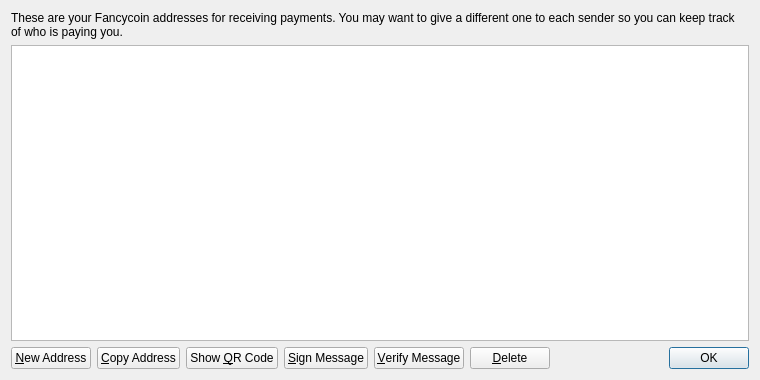
<?xml version="1.0" encoding="UTF-8"?>
<ui version="4.0">
 <class>AddressBookPage</class>
 <widget class="QWidget" name="AddressBookPage">
  <property name="geometry">
   <rect>
    <x>0</x>
    <y>0</y>
    <width>760</width>
    <height>380</height>
   </rect>
  </property>
  <property name="windowTitle">
   <string>Address Book</string>
  </property>
  <layout class="QVBoxLayout" name="verticalLayout">
   <item>
    <widget class="QLabel" name="labelExplanation">
     <property name="text">
      <string>These are your Fancycoin addresses for receiving payments. You may want to give a different one to each sender so you can keep track of who is paying you.</string>
     </property>
     <property name="textFormat">
      <enum>Qt::PlainText</enum>
     </property>
     <property name="wordWrap">
      <bool>true</bool>
     </property>
    </widget>
   </item>
   <item>
    <widget class="QTableView" name="tableView">
     <property name="contextMenuPolicy">
      <enum>Qt::CustomContextMenu</enum>
     </property>
     <property name="toolTip">
      <string>Double-click to edit address or label</string>
     </property>
     <property name="tabKeyNavigation">
      <bool>false</bool>
     </property>
     <property name="alternatingRowColors">
      <bool>true</bool>
     </property>
     <property name="selectionMode">
      <enum>QAbstractItemView::SingleSelection</enum>
     </property>
     <property name="selectionBehavior">
      <enum>QAbstractItemView::SelectRows</enum>
     </property>
     <property name="sortingEnabled">
      <bool>true</bool>
     </property>
     <attribute name="verticalHeaderVisible">
      <bool>false</bool>
     </attribute>
    </widget>
   </item>
   <item>
    <layout class="QHBoxLayout" name="horizontalLayout">
     <item>
      <widget class="QPushButton" name="newAddressButton">
       <property name="toolTip">
        <string>Create a new address</string>
       </property>
       <property name="text">
        <string>&amp;New Address</string>
       </property>
       <property name="icon">
        <iconset resource="../bitcoin.qrc">
         <normaloff>:/icons/add</normaloff>:/icons/add</iconset>
       </property>
      </widget>
     </item>
     <item>
      <widget class="QPushButton" name="copyToClipboard">
       <property name="toolTip">
        <string>Copy the currently selected address to the system clipboard</string>
       </property>
       <property name="text">
        <string>&amp;Copy Address</string>
       </property>
       <property name="icon">
        <iconset resource="../bitcoin.qrc">
         <normaloff>:/icons/editcopy</normaloff>:/icons/editcopy</iconset>
       </property>
      </widget>
     </item>
     <item>
      <widget class="QPushButton" name="showQRCode">
       <property name="text">
        <string>Show &amp;QR Code</string>
       </property>
       <property name="icon">
        <iconset resource="../bitcoin.qrc">
         <normaloff>:/icons/qrcode</normaloff>:/icons/qrcode</iconset>
       </property>
      </widget>
     </item>
     <item>
      <widget class="QPushButton" name="signMessage">
       <property name="toolTip">
        <string>Sign a message to prove you own a Bitcoin address</string>
       </property>
       <property name="text">
        <string>&amp;Sign Message</string>
       </property>
       <property name="icon">
        <iconset resource="../bitcoin.qrc">
         <normaloff>:/icons/edit</normaloff>:/icons/edit</iconset>
       </property>
      </widget>
     </item>
     <item>
      <widget class="QPushButton" name="verifyMessage">
       <property name="toolTip">
        <string>Verify a message to ensure it was signed with a specified Bitcoin address</string>
       </property>
       <property name="text">
        <string>&amp;Verify Message</string>
       </property>
       <property name="icon">
        <iconset resource="../bitcoin.qrc">
         <normaloff>:/icons/transaction_0</normaloff>:/icons/transaction_0</iconset>
       </property>
      </widget>
     </item>
     <item>
      <widget class="QPushButton" name="deleteButton">
       <property name="toolTip">
        <string>Delete the currently selected address from the list. Only sending addresses can be deleted.</string>
       </property>
       <property name="text">
        <string>&amp;Delete</string>
       </property>
       <property name="icon">
        <iconset resource="../bitcoin.qrc">
         <normaloff>:/icons/remove</normaloff>:/icons/remove</iconset>
       </property>
      </widget>
     </item>
     <item>
      <spacer name="horizontalSpacer">
       <property name="orientation">
        <enum>Qt::Horizontal</enum>
       </property>
       <property name="sizeHint" stdset="0">
        <size>
         <width>40</width>
         <height>20</height>
        </size>
       </property>
      </spacer>
     </item>
     <item>
      <widget class="QDialogButtonBox" name="buttonBox">
       <property name="sizePolicy">
        <sizepolicy hsizetype="Maximum" vsizetype="Fixed">
         <horstretch>0</horstretch>
         <verstretch>0</verstretch>
        </sizepolicy>
       </property>
       <property name="standardButtons">
        <set>QDialogButtonBox::Ok</set>
       </property>
      </widget>
     </item>
    </layout>
   </item>
  </layout>
 </widget>
 <resources>
  <include location="../bitcoin.qrc"/>
 </resources>
 <connections/>
</ui>
